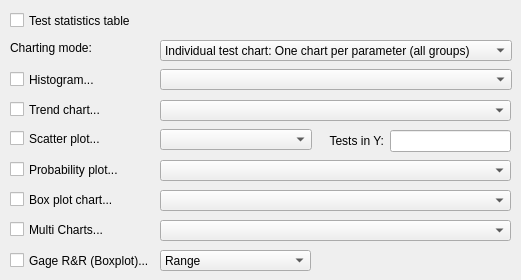
     <widget class="QWidget" name="tabCharts">
      <attribute name="title">
       <string>Charts to aggregate</string>
      </attribute>
      <widget class="QComboBox" name="comboTrend">
       <property name="geometry">
        <rect>
         <x>160</x>
         <y>100</y>
         <width>351</width>
         <height>21</height>
        </rect>
       </property>
       <property name="toolTip">
        <string>Specify Trend charting mode</string>
       </property>
      </widget>
      <widget class="QToolButton" name="PickTestScatterY">
       <property name="geometry">
        <rect>
         <x>464</x>
         <y>118</y>
         <width>22</width>
         <height>22</height>
        </rect>
       </property>
       <property name="palette">
        <palette>
         <active>
          <colorrole role="WindowText">
           <brush brushstyle="SolidPattern">
            <color alpha="255">
             <red>0</red>
             <green>64</green>
             <blue>128</blue>
            </color>
           </brush>
          </colorrole>
          <colorrole role="Button">
           <brush brushstyle="SolidPattern">
            <color alpha="255">
             <red>255</red>
             <green>255</green>
             <blue>204</blue>
            </color>
           </brush>
          </colorrole>
          <colorrole role="Light">
           <brush brushstyle="SolidPattern">
            <color alpha="255">
             <red>255</red>
             <green>255</green>
             <blue>255</blue>
            </color>
           </brush>
          </colorrole>
          <colorrole role="Midlight">
           <brush brushstyle="SolidPattern">
            <color alpha="255">
             <red>237</red>
             <green>228</green>
             <blue>219</blue>
            </color>
           </brush>
          </colorrole>
          <colorrole role="Dark">
           <brush brushstyle="SolidPattern">
            <color alpha="255">
             <red>128</red>
             <green>128</green>
             <blue>128</blue>
            </color>
           </brush>
          </colorrole>
          <colorrole role="Mid">
           <brush brushstyle="SolidPattern">
            <color alpha="255">
             <red>144</red>
             <green>139</green>
             <blue>133</blue>
            </color>
           </brush>
          </colorrole>
          <colorrole role="Text">
           <brush brushstyle="SolidPattern">
            <color alpha="255">
             <red>0</red>
             <green>0</green>
             <blue>0</blue>
            </color>
           </brush>
          </colorrole>
          <colorrole role="BrightText">
           <brush brushstyle="SolidPattern">
            <color alpha="255">
             <red>255</red>
             <green>255</green>
             <blue>255</blue>
            </color>
           </brush>
          </colorrole>
          <colorrole role="ButtonText">
           <brush brushstyle="SolidPattern">
            <color alpha="255">
             <red>0</red>
             <green>0</green>
             <blue>0</blue>
            </color>
           </brush>
          </colorrole>
          <colorrole role="Base">
           <brush brushstyle="SolidPattern">
            <color alpha="255">
             <red>255</red>
             <green>255</green>
             <blue>255</blue>
            </color>
           </brush>
          </colorrole>
          <colorrole role="Window">
           <brush brushstyle="SolidPattern">
            <color alpha="255">
             <red>255</red>
             <green>255</green>
             <blue>204</blue>
            </color>
           </brush>
          </colorrole>
          <colorrole role="Shadow">
           <brush brushstyle="SolidPattern">
            <color alpha="255">
             <red>64</red>
             <green>64</green>
             <blue>64</blue>
            </color>
           </brush>
          </colorrole>
          <colorrole role="Highlight">
           <brush brushstyle="SolidPattern">
            <color alpha="255">
             <red>0</red>
             <green>36</green>
             <blue>104</blue>
            </color>
           </brush>
          </colorrole>
          <colorrole role="HighlightedText">
           <brush brushstyle="SolidPattern">
            <color alpha="255">
             <red>255</red>
             <green>255</green>
             <blue>255</blue>
            </color>
           </brush>
          </colorrole>
          <colorrole role="Link">
           <brush brushstyle="SolidPattern">
            <color alpha="255">
             <red>0</red>
             <green>0</green>
             <blue>255</blue>
            </color>
           </brush>
          </colorrole>
          <colorrole role="LinkVisited">
           <brush brushstyle="SolidPattern">
            <color alpha="255">
             <red>255</red>
             <green>0</green>
             <blue>255</blue>
            </color>
           </brush>
          </colorrole>
         </active>
         <inactive>
          <colorrole role="WindowText">
           <brush brushstyle="SolidPattern">
            <color alpha="255">
             <red>0</red>
             <green>64</green>
             <blue>128</blue>
            </color>
           </brush>
          </colorrole>
          <colorrole role="Button">
           <brush brushstyle="SolidPattern">
            <color alpha="255">
             <red>255</red>
             <green>255</green>
             <blue>204</blue>
            </color>
           </brush>
          </colorrole>
          <colorrole role="Light">
           <brush brushstyle="SolidPattern">
            <color alpha="255">
             <red>255</red>
             <green>255</green>
             <blue>255</blue>
            </color>
           </brush>
          </colorrole>
          <colorrole role="Midlight">
           <brush brushstyle="SolidPattern">
            <color alpha="255">
             <red>237</red>
             <green>228</green>
             <blue>219</blue>
            </color>
           </brush>
          </colorrole>
          <colorrole role="Dark">
           <brush brushstyle="SolidPattern">
            <color alpha="255">
             <red>128</red>
             <green>128</green>
             <blue>128</blue>
            </color>
           </brush>
          </colorrole>
          <colorrole role="Mid">
           <brush brushstyle="SolidPattern">
            <color alpha="255">
             <red>144</red>
             <green>139</green>
             <blue>133</blue>
            </color>
           </brush>
          </colorrole>
          <colorrole role="Text">
           <brush brushstyle="SolidPattern">
            <color alpha="255">
             <red>0</red>
             <green>0</green>
             <blue>0</blue>
            </color>
           </brush>
          </colorrole>
          <colorrole role="BrightText">
           <brush brushstyle="SolidPattern">
            <color alpha="255">
             <red>255</red>
             <green>255</green>
             <blue>255</blue>
            </color>
           </brush>
          </colorrole>
          <colorrole role="ButtonText">
           <brush brushstyle="SolidPattern">
            <color alpha="255">
             <red>0</red>
             <green>0</green>
             <blue>0</blue>
            </color>
           </brush>
          </colorrole>
          <colorrole role="Base">
           <brush brushstyle="SolidPattern">
            <color alpha="255">
             <red>255</red>
             <green>255</green>
             <blue>255</blue>
            </color>
           </brush>
          </colorrole>
          <colorrole role="Window">
           <brush brushstyle="SolidPattern">
            <color alpha="255">
             <red>255</red>
             <green>255</green>
             <blue>204</blue>
            </color>
           </brush>
          </colorrole>
          <colorrole role="Shadow">
           <brush brushstyle="SolidPattern">
            <color alpha="255">
             <red>64</red>
             <green>64</green>
             <blue>64</blue>
            </color>
           </brush>
          </colorrole>
          <colorrole role="Highlight">
           <brush brushstyle="SolidPattern">
            <color alpha="255">
             <red>216</red>
             <green>208</green>
             <blue>200</blue>
            </color>
           </brush>
          </colorrole>
          <colorrole role="HighlightedText">
           <brush brushstyle="SolidPattern">
            <color alpha="255">
             <red>0</red>
             <green>0</green>
             <blue>0</blue>
            </color>
           </brush>
          </colorrole>
          <colorrole role="Link">
           <brush brushstyle="SolidPattern">
            <color alpha="255">
             <red>0</red>
             <green>0</green>
             <blue>255</blue>
            </color>
           </brush>
          </colorrole>
          <colorrole role="LinkVisited">
           <brush brushstyle="SolidPattern">
            <color alpha="255">
             <red>255</red>
             <green>0</green>
             <blue>255</blue>
            </color>
           </brush>
          </colorrole>
         </inactive>
         <disabled>
          <colorrole role="WindowText">
           <brush brushstyle="SolidPattern">
            <color alpha="255">
             <red>0</red>
             <green>64</green>
             <blue>128</blue>
            </color>
           </brush>
          </colorrole>
          <colorrole role="Button">
           <brush brushstyle="SolidPattern">
            <color alpha="255">
             <red>255</red>
             <green>255</green>
             <blue>204</blue>
            </color>
           </brush>
          </colorrole>
          <colorrole role="Light">
           <brush brushstyle="SolidPattern">
            <color alpha="255">
             <red>255</red>
             <green>255</green>
             <blue>255</blue>
            </color>
           </brush>
          </colorrole>
          <colorrole role="Midlight">
           <brush brushstyle="SolidPattern">
            <color alpha="255">
             <red>235</red>
             <green>231</green>
             <blue>227</blue>
            </color>
           </brush>
          </colorrole>
          <colorrole role="Dark">
           <brush brushstyle="SolidPattern">
            <color alpha="255">
             <red>128</red>
             <green>128</green>
             <blue>128</blue>
            </color>
           </brush>
          </colorrole>
          <colorrole role="Mid">
           <brush brushstyle="SolidPattern">
            <color alpha="255">
             <red>144</red>
             <green>139</green>
             <blue>133</blue>
            </color>
           </brush>
          </colorrole>
          <colorrole role="Text">
           <brush brushstyle="SolidPattern">
            <color alpha="255">
             <red>108</red>
             <green>104</green>
             <blue>100</blue>
            </color>
           </brush>
          </colorrole>
          <colorrole role="BrightText">
           <brush brushstyle="SolidPattern">
            <color alpha="255">
             <red>255</red>
             <green>255</green>
             <blue>255</blue>
            </color>
           </brush>
          </colorrole>
          <colorrole role="ButtonText">
           <brush brushstyle="SolidPattern">
            <color alpha="255">
             <red>108</red>
             <green>104</green>
             <blue>100</blue>
            </color>
           </brush>
          </colorrole>
          <colorrole role="Base">
           <brush brushstyle="SolidPattern">
            <color alpha="255">
             <red>255</red>
             <green>255</green>
             <blue>255</blue>
            </color>
           </brush>
          </colorrole>
          <colorrole role="Window">
           <brush brushstyle="SolidPattern">
            <color alpha="255">
             <red>255</red>
             <green>255</green>
             <blue>204</blue>
            </color>
           </brush>
          </colorrole>
          <colorrole role="Shadow">
           <brush brushstyle="SolidPattern">
            <color alpha="255">
             <red>0</red>
             <green>0</green>
             <blue>0</blue>
            </color>
           </brush>
          </colorrole>
          <colorrole role="Highlight">
           <brush brushstyle="SolidPattern">
            <color alpha="255">
             <red>0</red>
             <green>36</green>
             <blue>104</blue>
            </color>
           </brush>
          </colorrole>
          <colorrole role="HighlightedText">
           <brush brushstyle="SolidPattern">
            <color alpha="255">
             <red>255</red>
             <green>255</green>
             <blue>255</blue>
            </color>
           </brush>
          </colorrole>
          <colorrole role="Link">
           <brush brushstyle="SolidPattern">
            <color alpha="255">
             <red>0</red>
             <green>0</green>
             <blue>255</blue>
            </color>
           </brush>
          </colorrole>
          <colorrole role="LinkVisited">
           <brush brushstyle="SolidPattern">
            <color alpha="255">
             <red>255</red>
             <green>0</green>
             <blue>255</blue>
            </color>
           </brush>
          </colorrole>
         </disabled>
        </palette>
       </property>
       <property name="toolTip">
        <string>Pick test to draw on the Y axis</string>
       </property>
       <property name="text">
        <string/>
       </property>
       <property name="icon">
        <iconset>
         <normaloff>image1</normaloff>image1</iconset>
       </property>
       <property name="autoRaise">
        <bool>true</bool>
       </property>
      </widget>
      <widget class="QLabel" name="labelTest2">
       <property name="geometry">
        <rect>
         <x>320</x>
         <y>132</y>
         <width>64</width>
         <height>18</height>
        </rect>
       </property>
       <property name="text">
        <string>Tests in Y:</string>
       </property>
       <property name="alignment">
        <set>Qt::AlignRight|Qt::AlignTrailing|Qt::AlignVCenter</set>
       </property>
       <property name="wordWrap">
        <bool>false</bool>
       </property>
      </widget>
      <widget class="QComboBox" name="comboHistogram">
       <property name="geometry">
        <rect>
         <x>160</x>
         <y>69</y>
         <width>352</width>
         <height>21</height>
        </rect>
       </property>
       <property name="toolTip">
        <string>Specify Histogram charting mode</string>
       </property>
      </widget>
      <widget class="QLabel" name="TextLabelList_2">
       <property name="geometry">
        <rect>
         <x>10</x>
         <y>41</y>
         <width>93</width>
         <height>21</height>
        </rect>
       </property>
       <property name="text">
        <string>Charting mode:</string>
       </property>
       <property name="alignment">
        <set>Qt::AlignTop</set>
       </property>
       <property name="wordWrap">
        <bool>true</bool>
       </property>
      </widget>
      <widget class="QCheckBox" name="checkBoxHistogram">
       <property name="geometry">
        <rect>
         <x>10</x>
         <y>70</y>
         <width>125</width>
         <height>19</height>
        </rect>
       </property>
       <property name="toolTip">
        <string>Include Advanced Histogram Chart</string>
       </property>
       <property name="text">
        <string comment="dd">Histogram...</string>
       </property>
      </widget>
      <widget class="QCheckBox" name="checkBoxTrend">
       <property name="geometry">
        <rect>
         <x>10</x>
         <y>100</y>
         <width>125</width>
         <height>19</height>
        </rect>
       </property>
       <property name="toolTip">
        <string>Include Advanced Trend Chart</string>
       </property>
       <property name="text">
        <string comment="dd">Trend chart...</string>
       </property>
      </widget>
      <widget class="QComboBox" name="comboScatter">
       <property name="geometry">
        <rect>
         <x>160</x>
         <y>129</y>
         <width>152</width>
         <height>21</height>
        </rect>
       </property>
       <property name="toolTip">
        <string>Specify Scatter charting mode</string>
       </property>
      </widget>
      <widget class="QLineEdit" name="editTestY">
       <property name="geometry">
        <rect>
         <x>390</x>
         <y>130</y>
         <width>121</width>
         <height>22</height>
        </rect>
       </property>
       <property name="toolTip">
        <string>Enter Test numbers used on Y axis (from second group of files)</string>
       </property>
       <property name="text">
        <string/>
       </property>
      </widget>
      <widget class="QComboBox" name="comboBoxWhiskerType">
       <property name="geometry">
        <rect>
         <x>160</x>
         <y>250</y>
         <width>151</width>
         <height>21</height>
        </rect>
       </property>
       <property name="toolTip">
        <string>Define Whisker space type</string>
       </property>
       <item>
        <property name="text">
         <string>Range</string>
        </property>
       </item>
       <item>
        <property name="text">
         <string>Q2 +/-1.5*IQR</string>
        </property>
       </item>
      </widget>
      <widget class="QCheckBox" name="checkBoxBoxPlot">
       <property name="geometry">
        <rect>
         <x>10</x>
         <y>251</y>
         <width>141</width>
         <height>19</height>
        </rect>
       </property>
       <property name="toolTip">
        <string>Include Box-Whisker Chart</string>
       </property>
       <property name="text">
        <string comment="dd">Gage R&amp;&amp;R (Boxplot)...</string>
       </property>
      </widget>
      <widget class="QCheckBox" name="checkBoxScatter">
       <property name="geometry">
        <rect>
         <x>10</x>
         <y>129</y>
         <width>125</width>
         <height>19</height>
        </rect>
       </property>
       <property name="toolTip">
        <string>Include Advanced Scatter Plot</string>
       </property>
       <property name="text">
        <string comment="dd">Scatter plot...</string>
       </property>
      </widget>
      <widget class="QCheckBox" name="checkBoxStats">
       <property name="geometry">
        <rect>
         <x>10</x>
         <y>11</y>
         <width>151</width>
         <height>19</height>
        </rect>
       </property>
       <property name="toolTip">
        <string>Include Test statistics table</string>
       </property>
       <property name="text">
        <string comment="dd">Test statistics table</string>
       </property>
      </widget>
      <widget class="QComboBox" name="comboChartingType">
       <property name="geometry">
        <rect>
         <x>160</x>
         <y>40</y>
         <width>352</width>
         <height>21</height>
        </rect>
       </property>
       <property name="toolTip">
        <string>Specify if overlay all parameters or one individual chart per parameter</string>
       </property>
       <item>
        <property name="text">
         <string>Individual test chart: One chart per parameter (all groups)</string>
        </property>
       </item>
       <item>
        <property name="text">
         <string>Individual layer chart: One chart per parameter and per group</string>
        </property>
       </item>
       <item>
        <property name="text">
         <string>Overlay chart: All parameters on the same chart</string>
        </property>
       </item>
      </widget>
      <widget class="QCheckBox" name="checkBoxProbability">
       <property name="geometry">
        <rect>
         <x>10</x>
         <y>160</y>
         <width>125</width>
         <height>19</height>
        </rect>
       </property>
       <property name="toolTip">
        <string>Include Advanced Probability Plot</string>
       </property>
       <property name="text">
        <string comment="dd">Probability plot...</string>
       </property>
      </widget>
      <widget class="QComboBox" name="comboProbabilityPlot">
       <property name="geometry">
        <rect>
         <x>160</x>
         <y>160</y>
         <width>351</width>
         <height>21</height>
        </rect>
       </property>
       <property name="toolTip">
        <string>Specify Probability plot charting mode</string>
       </property>
      </widget>
      <widget class="QCheckBox" name="checkBoxBoxplotEx">
       <property name="geometry">
        <rect>
         <x>10</x>
         <y>190</y>
         <width>125</width>
         <height>19</height>
        </rect>
       </property>
       <property name="toolTip">
        <string>Include Advanced Box Plot</string>
       </property>
       <property name="text">
        <string comment="dd">Box plot chart...</string>
       </property>
      </widget>
      <widget class="QComboBox" name="comboBoxplotEx">
       <property name="geometry">
        <rect>
         <x>160</x>
         <y>190</y>
         <width>351</width>
         <height>21</height>
        </rect>
       </property>
       <property name="toolTip">
        <string>Specify Box plot charting mode</string>
       </property>
      </widget>
      <widget class="QComboBox" name="comboBoxMultiChart">
       <property name="geometry">
        <rect>
         <x>160</x>
         <y>220</y>
         <width>351</width>
         <height>21</height>
        </rect>
       </property>
       <property name="toolTip">
        <string>Specify Box plot charting mode</string>
       </property>
      </widget>
      <widget class="QCheckBox" name="checkBoxMultiChart">
       <property name="geometry">
        <rect>
         <x>10</x>
         <y>220</y>
         <width>125</width>
         <height>19</height>
        </rect>
       </property>
       <property name="toolTip">
        <string>Include Advanced Box Plot</string>
       </property>
       <property name="text">
        <string comment="dd">Multi Charts...</string>
       </property>
      </widget>
     </widget>
